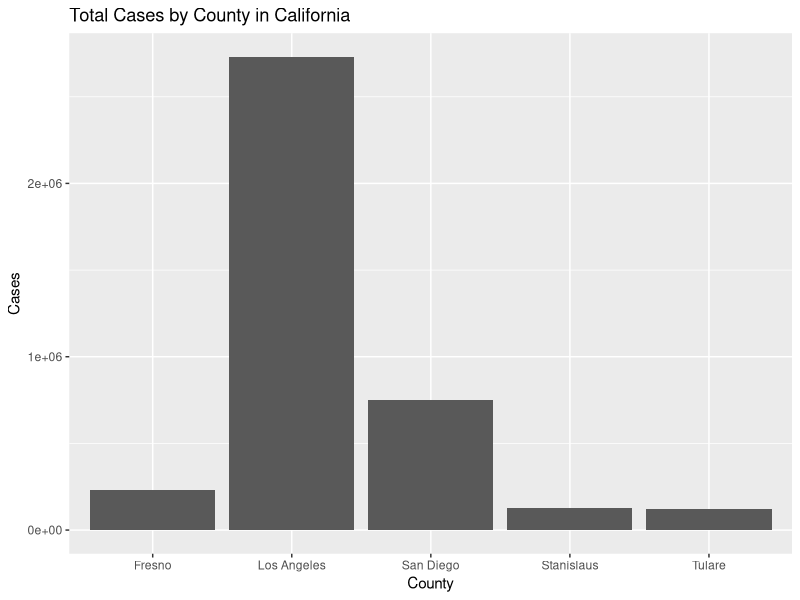

Reproduce this figure in R.
## ---- chunk 1
knitr::opts_chunk$set(echo = TRUE)
library(tidyverse)
## ---- chunk 2
Total_Cases <- tribble(~County, ~Cases, 
                       "Los Angeles", 2730000, 
                       "Fresno", 233000, 
                       "Stanislaus", 129000,
                       "Tulare", 124000, 
                       "San Diego", 750000)
Total_Cases
## ---- chunk 3
ggplot(data = Total_Cases) + 
  geom_bar(mapping = aes(x = County, y = Cases), 
           stat = "identity") +
  labs(title = "Total Cases by County in California")
